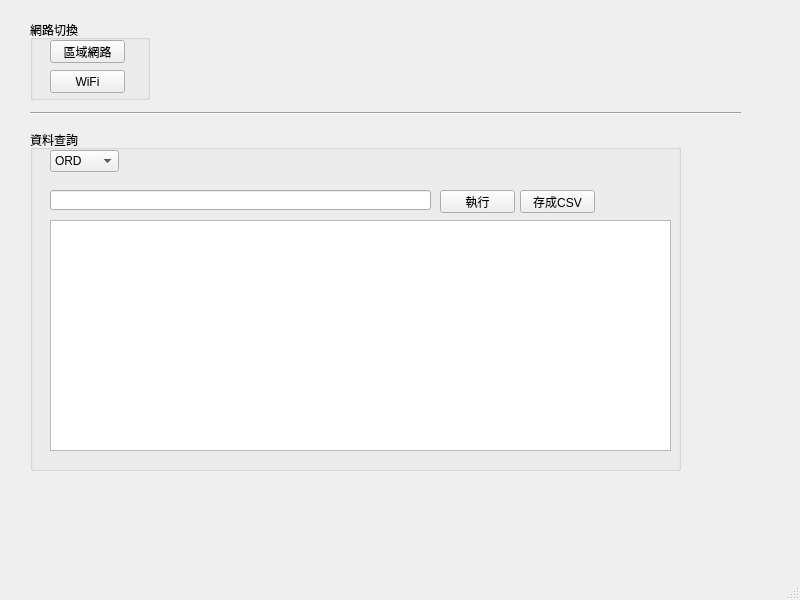
<?xml version="1.0" encoding="UTF-8"?>
<ui version="4.0">
 <class>TinyControlCenter</class>
 <widget class="QMainWindow" name="TinyControlCenter">
  <property name="geometry">
   <rect>
    <x>0</x>
    <y>0</y>
    <width>800</width>
    <height>600</height>
   </rect>
  </property>
  <property name="windowTitle">
   <string>TinyControlCenter</string>
  </property>
  <widget class="QWidget" name="centralwidget">
   <widget class="QGroupBox" name="groupBox">
    <property name="geometry">
     <rect>
      <x>30</x>
      <y>20</y>
      <width>120</width>
      <height>80</height>
     </rect>
    </property>
    <property name="title">
     <string>網路切換</string>
    </property>
    <widget class="QPushButton" name="LANButton">
     <property name="geometry">
      <rect>
       <x>20</x>
       <y>20</y>
       <width>75</width>
       <height>23</height>
      </rect>
     </property>
     <property name="text">
      <string>區域網路</string>
     </property>
    </widget>
    <widget class="QPushButton" name="WLANButton">
     <property name="geometry">
      <rect>
       <x>20</x>
       <y>50</y>
       <width>75</width>
       <height>23</height>
      </rect>
     </property>
     <property name="text">
      <string>WiFi</string>
     </property>
    </widget>
   </widget>
   <widget class="QGroupBox" name="groupBox_2">
    <property name="geometry">
     <rect>
      <x>30</x>
      <y>130</y>
      <width>651</width>
      <height>341</height>
     </rect>
    </property>
    <property name="title">
     <string>資料查詢</string>
    </property>
    <widget class="QTableView" name="tableView">
     <property name="geometry">
      <rect>
       <x>20</x>
       <y>90</y>
       <width>621</width>
       <height>231</height>
      </rect>
     </property>
    </widget>
    <widget class="QLineEdit" name="lineEdit">
     <property name="geometry">
      <rect>
       <x>20</x>
       <y>60</y>
       <width>381</width>
       <height>20</height>
      </rect>
     </property>
    </widget>
    <widget class="QComboBox" name="comboBox">
     <property name="geometry">
      <rect>
       <x>20</x>
       <y>20</y>
       <width>69</width>
       <height>22</height>
      </rect>
     </property>
     <item>
      <property name="text">
       <string>ORD</string>
      </property>
     </item>
     <item>
      <property name="text">
       <string>TQC</string>
      </property>
     </item>
     <item>
      <property name="text">
       <string>WIP</string>
      </property>
     </item>
     <item>
      <property name="text">
       <string>CPS</string>
      </property>
     </item>
     <item>
      <property name="text">
       <string>CR2</string>
      </property>
     </item>
     <item>
      <property name="text">
       <string>PAY</string>
      </property>
     </item>
    </widget>
    <widget class="QPushButton" name="btn_LoadData">
     <property name="geometry">
      <rect>
       <x>410</x>
       <y>60</y>
       <width>75</width>
       <height>23</height>
      </rect>
     </property>
     <property name="text">
      <string>執行</string>
     </property>
    </widget>
    <widget class="QPushButton" name="btn_SaveCSV">
     <property name="geometry">
      <rect>
       <x>490</x>
       <y>60</y>
       <width>75</width>
       <height>23</height>
      </rect>
     </property>
     <property name="text">
      <string>存成CSV</string>
     </property>
    </widget>
   </widget>
   <widget class="Line" name="line">
    <property name="geometry">
     <rect>
      <x>30</x>
      <y>103</y>
      <width>711</width>
      <height>20</height>
     </rect>
    </property>
    <property name="orientation">
     <enum>Qt::Horizontal</enum>
    </property>
   </widget>
  </widget>
  <widget class="QMenuBar" name="menubar">
   <property name="geometry">
    <rect>
     <x>0</x>
     <y>0</y>
     <width>800</width>
     <height>22</height>
    </rect>
   </property>
  </widget>
  <widget class="QStatusBar" name="statusbar"/>
 </widget>
 <resources/>
 <connections/>
</ui>
